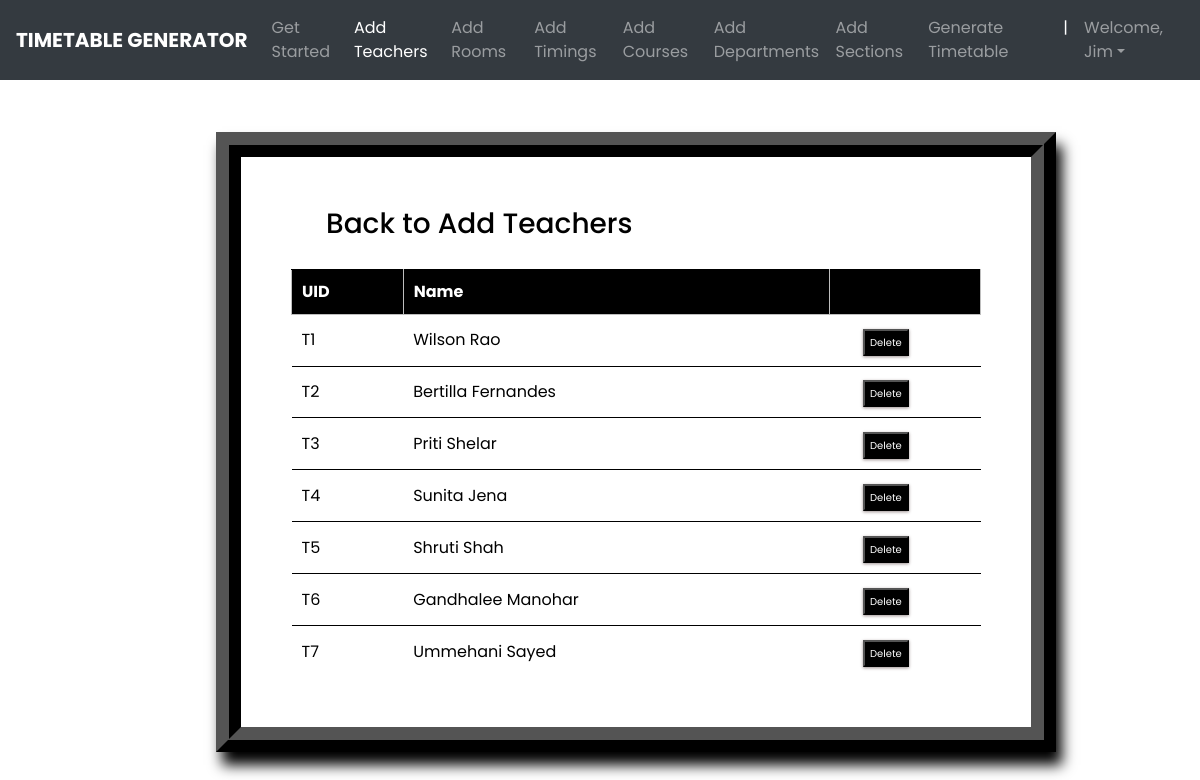
/teachers_list/ (signed in), run on the app's committed database.
### ttgen/models.py (models this page shows, shortened)
class Instructor(models.Model):
    uid = models.CharField(max_length=6)
    name = models.CharField(max_length=25)

### ttgen/views.py (the view)
# urls.py: path('teachers_list/', views.inst_list_view , name='editinstructor'),
@login_required
def inst_list_view(request):
    context = {
        'instructors': Instructor.objects.all()
    }
    return render(request, 'inslist.html', context)

### templates/inslist.html (shortened to what this page needs)
<!DOCTYPE html>
<html lang="en">
<head>
	<link rel="stylesheet" href="https://maxcdn.bootstrapcdn.com/bootstrap/4.0.0/css/bootstrap.min.css">
</head>
<body>
        <header>
			<nav class="navbar navbar-expand-md navbar-dark fixed-top bg-dark">
                <a class="navbar-brand" href="#"><b>TIMETABLE GENERATOR</b></a>
                <div class="collapse navbar-collapse" id="navbarCollapse">
                    <ul class="navbar-nav ml-auto">
                    <li class="nav-item">
                        <a class="nav-link" href="{% url 'admindash' %}">Get Started</a>
                    </li>
                    <li class="nav-item active">
                        <a class="nav-link" href="{% url 'addInstructors' %}">Add Teachers</a>
                    </li>
                    <li class="nav-item">
                        <a class="nav-link" href="{% url 'addRooms' %}">Add Rooms</a>
                    </li>
                    <li class="nav-item">
		                <a class="nav-link" href="{% url 'addTimings' %}">Add Timings</a>
		            </li>
                    <li class="nav-item">
                        <a class="nav-link" href="{% url 'addCourses' %}">Add Courses</a>
                    </li>
                    <li class="nav-item">
			            <a class="nav-link" href="{% url 'addDepts' %}">Add Departments</a>
		            </li>
                    <li class="nav-item">
			            <a class="nav-link" href="{% url 'addSections' %}">Add Sections</a>
		            </li>
                    <li class="nav-item">
			            <a class="nav-link" href="{% url 'generate' %}">Generate Timetable</a>
		            </li>
                    <li class="nav-item active">
			            <a class="nav-link">|</a>
		            </li>
                    <li class="nav-item dropdown">
		                <a class="nav-link dropdown-toggle" href="#" id="dropdown03" data-toggle="dropdown" aria-haspopup="true" aria-expanded="false">Welcome, {{ user.first_name }}</a>
		            </li>
                    </ul>
                </div>
            </nav>
        </header><br><br>
        {% block content %}
        {% load static %}
<fieldset class="fieldset">
    <a href="{% url 'addInstructors'%}"><h1 class="tablink" onclick="openPage('new')" id="defaultOpen">Back to Add Teachers</h1></a>
    <div class="tabcontent" id="edit">
        <table class="table1">
            <thead>
            <tr class="table-headers">
            <th>UID</th>
            <th>Name</th>
            <th  class="empty"></th>
            </tr>
            </thead>
            <tbody>
            {% for inst in instructors %}
            <tr>
             <td>{{inst.uid}}</td>
             <td>{{inst.name}}</td>
             <td class="empty">
                <form action="{% url 'deleteinstructor' inst.id %}" method="post">
                        <input type="submit" value="Delete" class="cross">
                </form>
             </td>
             </tr>
            {% endfor %}
            </tbody>
        </table>
    </div>
</fieldset>
{% endblock %}

### templates/inslist.html (style rules this page uses)
body { padding-top: 3rem; padding-bottom: 3rem; color: black; font-family: "Poppins"; overflow-x: hidden; }
nav { font-family: "Poppins"; }
.navbar-brand { font-size: 20px; font-family: "Poppins"; }
* { margin: 0; padding: 0; box-sizing: border-box; }
html { scroll-behavior: smooth; }
a { text-decoration:none; }
form { margin-top: 3%; margin-left: 18%; margin-right: 12%; }
fieldset h1 { color: black; padding-bottom: 20px; margin-left: 35px; display: inline-block; cursor: pointer; font-size: 28px; }
fieldset input { padding:8px; color: #938c8c }
.table2 td, th { border: 1px solid rgb(190,190,190); padding: 10px 20px; }
.table1 { width: 100%; border-collapse: collapse; text-align: left; overflow: hidden; }
.table1 td, th { border-top: 1px solid black; padding: 10px; }
.table1 th { background-color: black; color: #fff; }
.cross { font-size:10px; box-shadow: 0px 1px 3px 0px #9e9292; padding: 4px 5px; color: #fff; background-color: black; cursor: pointer; }
.fieldset { margin-top: 3%; margin-left: 18%; margin-right: 12%; padding: 50px; border-width: 25px; border-style: ridge; border-color: black; box-shadow: 6px 13px 13px 0px black; background-color: #fff; }

### data on the page
Instructor: uid "T1", name "Wilson Rao"
Instructor: uid "T2", name "Bertilla Fernandes"
Instructor: uid "T3", name "Priti Shelar"
Instructor: uid "T4", name "Sunita Jena"
Instructor: uid "T5", name "Shruti Shah"
Instructor: uid "T6", name "Gandhalee Manohar"
Instructor: uid "T7", name "Ummehani Sayed"

### other printed values
{{ user.first_name }} "Jim"
